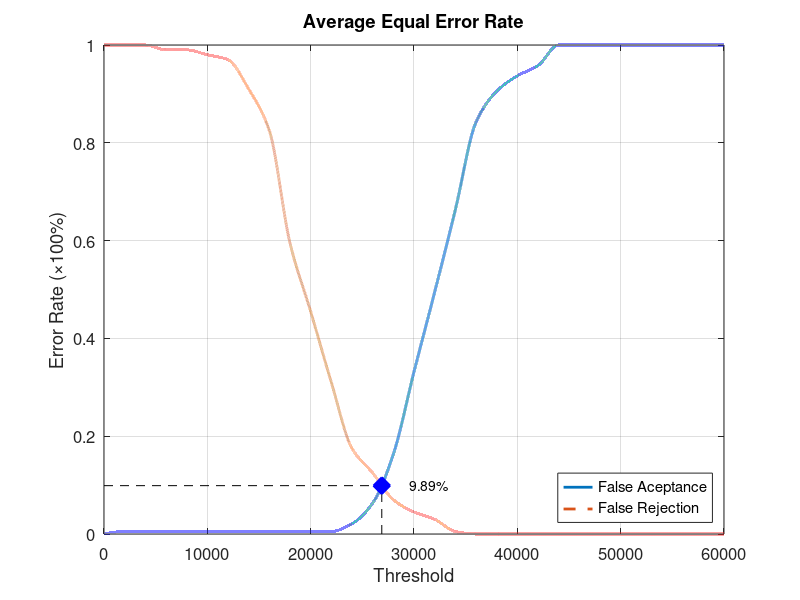
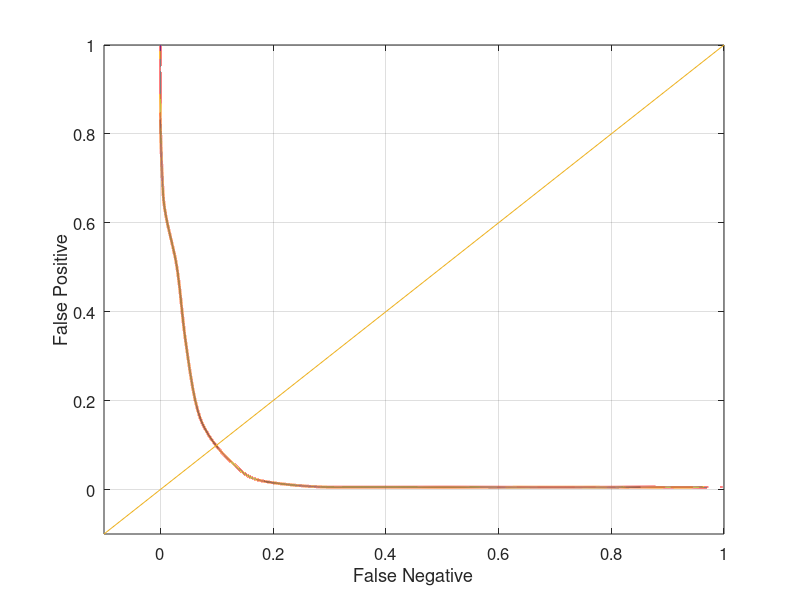

Write the MATLAB code that produced these figures, in order.
function yEER = Database3_4
close all;
clear;
clc;
x = 0:2000:60000;
xq = 0:0.5:60000;

y0 = [0 0.00526316 0.00526316 0.00526316 0.00526316 0.00526316 0.00526316 0.00526316 0.00526316 0.00526316 0.00526316 0.00526316 0.0210526 0.0631579 0.163158 0.331579 0.494737 0.663158 0.842105 0.905263 0.936842 0.957895 1 1 1 1 1 1 1 1 1];
yy0 = interp1(x, y0, xq, 'pchip');
y1 = [1 1 1 0.99 0.99 0.98 0.97 0.91 0.825 0.595 0.455 0.31 0.175 0.125 0.07 0.045 0.03 0.005 0 0 0 0 0 0 0 0 0 0 0 0 0];
yy1 = interp1(x, y1, xq, 'pchip');

% Calculating EER: 
y2 = abs(y0 - y1);
find(y2 == min(y2))
yy2 = abs(yy0 - yy1);
xEER = find(yy2 == min(yy2));
xEERIndex = xq(xEER) % X-axis EER
yEER = yy0(xEER) % Y-axis EER

main = figure
plot(xq, yy0,'-','LineWidth', 2);	hold on
plot(xq, yy1,'--','LineWidth', 2);	hold on
plot([xEERIndex xEERIndex], [0 yEER], 'k--');	hold on
plot([0 xEERIndex], [yEER yEER], 'k--');	hold on
plot(xEERIndex, yEER, 'bx', 'LineWidth', 10);	hold on
text(xEERIndex + 10 * xEERIndex / 100, yEER, [num2str(round((10000 * yEER)) / 100) '%'])
legend('False Aceptance', 'False Rejection', 'Location', 'SouthEast')
xlabel('Threshold')
ylabel('Error Rate (\times100%)')
title('Average Equal Error Rate')
set(gca, 'FontSize', 12)
axis([0 60000 0 1])
grid on

print(main, 'Database3_4Main', '-dpng');
FNRxFPR = figure('Color', [1 1 1]);
plot(yy1, yy0, '-', yy1, yy0, 'LineWidth', 2);
hold on
y = -0.1:0.1:1
plot(y, y); 
set(gca, 'FontSize', 12)
xlabel('False Negative')
ylabel('False Positive')
axis([-0.1 1 -0.1 1])
set(gca, 'FontSize', 12)
grid on

print(FNRxFPR, 'Database3_4FNRxFPR','-dpng');
end
